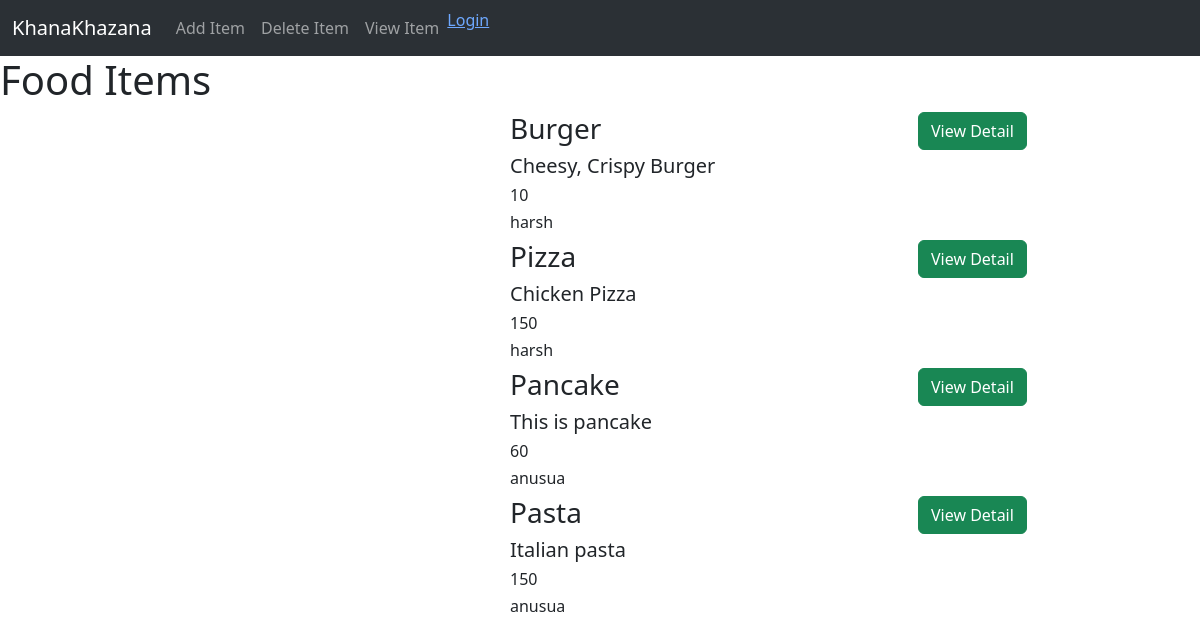
Screenshot of /food/ with the database file from the repository.
### core/models.py (models this page shows, shortened)
class Item(models.Model):
    user_name = models.ForeignKey(User, on_delete= models.CASCADE, default= 1)
    item_name = models.CharField(max_length=200)
    item_desc = models.CharField(max_length=200)
    item_price = models.IntegerField()
    item_image = models.CharField(max_length= 500, default= "https://tse1.mm.bing.net/th/id/OIP.kz5A86qjMCk6lHYchAsRZAHaHa?rs=1&pid=ImgDetMain")

### core/views.py (the view)
# urls.py: path('', IndexClassView.as_view(), name='index'),
class IndexClassView(ListView):
    model= Item
    template_name= 'base.html'
    context_object_name = 'item_list'

### core/templates/base.html (shortened to what this page needs)
{% load static %}
<!DOCTYPE html>
<html lang="en">
<head>
    <link rel="stylesheet" href="{% static "css/base.css" %}">
    <link href="https://cdn.jsdelivr.net/npm/bootstrap@5.3.3/dist/css/bootstrap.min.css" rel="stylesheet">
</head>
<body>
    <nav class="navbar navbar-expand-lg bg-body-tertiary" data-bs-theme="dark">
        <div class="container-fluid">
          <a class="navbar-brand" href="{% url "core:index" %}">KhanaKhazana</a>
          <div class="collapse navbar-collapse" id="navbarSupportedContent">
            <ul class="navbar-nav me-auto mb-2 mb-lg-0">
              <li class="nav-item">
                <a class="nav-link" href="{% url "core:create_item" %}">Add Item</a>
              </li>
              <li class="nav-item">
                <a class="nav-link" href="#">Delete Item</a>
              </li>
              <li class="nav-item">
                <a class="nav-link" href="#">View Item</a>
              </li>
              {% if user.is_authenticated %}
              <form method='POST' action=" {% url "logout" %}">
                  {% csrf_token %}
                <button type='submit'>Logout</button>
              </form>
              <a href="{% url "profile" %}">Profile</a>
              {% else %}
                  <li class="nav-item">
                    <a href="{% url "login" %}">Login</a>
                  </li>
              {% endif %}
          </div>
        </div>
      </nav>
      {% block content %}
    <h1>Food Items</h1>
    {% for item in item_list %}
      <div class="row">
        <div class="col-md-3 offset-md-2">
        </div>
        <div class="col-md-4">
            <h3>{{item.item_name}}</h3>
            <h5>{{item.item_desc}}</h5>
            <h6>{{item.item_price}}</h6>
            <h6>{{item.user_name}}</h6>
        </div>
        <div class="col-md-2">
            <a href="{% url "core:detail" item.id %}" class="btn btn-success">View Detail</a>
        </div>
      </div>
    {% endfor %}
    {% endblock content %}
</body>
</html>

### core/static/css/base.css (style rules this page uses)
body { background-color: lightcoral }

### rows the page displays
Item: item_name "Burger", item_desc "Cheesy, Crispy Burger", item_price "10", user_name "harsh"
Item: item_name "Pizza", item_desc "Chicken Pizza", item_price "150", user_name "harsh"
Item: item_name "Pancake", item_desc "This is pancake", item_price "60", user_name "anusua"
Item: item_name "Pasta", item_desc "Italian pasta", item_price "150", user_name "anusua"
